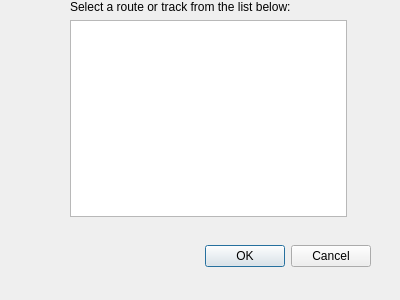
<?xml version="1.0" encoding="UTF-8"?>
<ui version="4.0">
 <class>GPXSelectionDialog</class>
 <widget class="QDialog" name="GPXSelectionDialog">
  <property name="geometry">
   <rect>
    <x>0</x>
    <y>0</y>
    <width>400</width>
    <height>300</height>
   </rect>
  </property>
  <property name="windowTitle">
   <string>Dialog</string>
  </property>
  <widget class="QDialogButtonBox" name="buttonBox">
   <property name="geometry">
    <rect>
     <x>30</x>
     <y>240</y>
     <width>341</width>
     <height>32</height>
    </rect>
   </property>
   <property name="orientation">
    <enum>Qt::Horizontal</enum>
   </property>
   <property name="standardButtons">
    <set>QDialogButtonBox::Cancel|QDialogButtonBox::Ok</set>
   </property>
  </widget>
  <widget class="QWidget" name="">
   <property name="geometry">
    <rect>
     <x>70</x>
     <y>0</y>
     <width>277</width>
     <height>217</height>
    </rect>
   </property>
   <layout class="QVBoxLayout" name="verticalLayout">
    <item>
     <widget class="QLabel" name="descrLabel">
      <property name="text">
       <string>Select a route or track from the list below:</string>
      </property>
     </widget>
    </item>
    <item>
     <widget class="QTreeWidget" name="gpxTreeView">
      <attribute name="headerVisible">
       <bool>false</bool>
      </attribute>
      <column>
       <property name="text">
        <string notr="true">1</string>
       </property>
      </column>
     </widget>
    </item>
   </layout>
  </widget>
 </widget>
 <resources/>
 <connections>
  <connection>
   <sender>buttonBox</sender>
   <signal>accepted()</signal>
   <receiver>GPXSelectionDialog</receiver>
   <slot>accept()</slot>
   <hints>
    <hint type="sourcelabel">
     <x>248</x>
     <y>254</y>
    </hint>
    <hint type="destinationlabel">
     <x>157</x>
     <y>274</y>
    </hint>
   </hints>
  </connection>
  <connection>
   <sender>buttonBox</sender>
   <signal>rejected()</signal>
   <receiver>GPXSelectionDialog</receiver>
   <slot>reject()</slot>
   <hints>
    <hint type="sourcelabel">
     <x>316</x>
     <y>260</y>
    </hint>
    <hint type="destinationlabel">
     <x>286</x>
     <y>274</y>
    </hint>
   </hints>
  </connection>
 </connections>
</ui>
